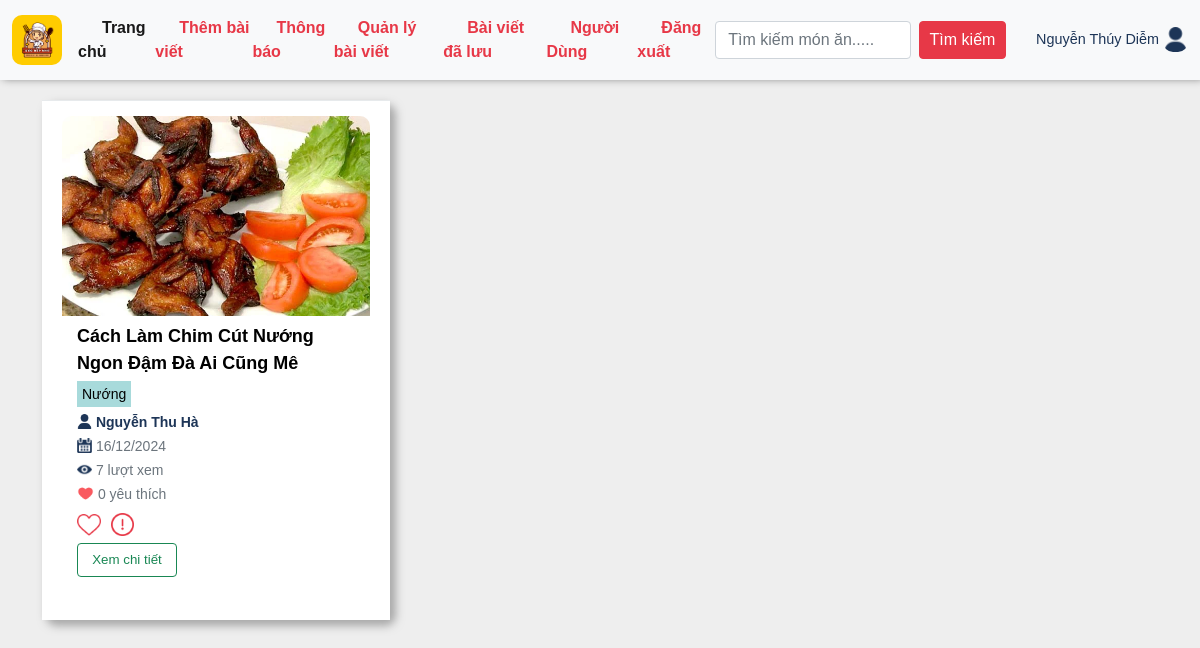
The page /recipes/grill/ (signed in) on the database its author committed.
### appfood/models.py (models this page shows, shortened)
class Recipe(models.Model):
    title = models.CharField(max_length=100,null=True)
    author = models.ForeignKey('auth.User', on_delete=models.CASCADE)
    introduce = models.CharField(max_length=100,null=True)
    description = models.CharField(max_length=200,null=True)
    created_at = models.DateTimeField(auto_now_add=True)
    views = models.IntegerField(default=0)
    liked_tym = models.ManyToManyField(User, related_name='liked_recipes', blank=True)
    classify = models.ManyToManyField(Classify, related_name='recipes', blank=True)
    reported = models.BooleanField(default=False)
    def total_likes(self):
        return self.liked_tym.count()

class RecipeImage(models.Model):
    recipe = models.ForeignKey(Recipe, related_name='images', on_delete=models.CASCADE)
    image = models.ImageField(upload_to='images/')
    uploaded_at = models.DateTimeField(auto_now_add=True)

class Classify(models.Model):
    name = models.CharField(max_length=100)

class UserProfile(models.Model):
    GENDER_CHOICES = [
        ('T', 'Trai'),
        ('G', 'Gái'),
        ('B', 'Chưa Xác Định'),
    ]
    user = models.OneToOneField(User, on_delete=models.CASCADE)
    birth_date = models.DateField(null=True, blank=True)
    gender = models.CharField(max_length=1, choices=GENDER_CHOICES, null=True, blank=True)
    profile_image = models.ImageField(upload_to='images/', null=True, blank=True)

### appfood/views.py (the view)
# urls.py: path('recipes/grill/', views.grill, name='grill'),  # Nướng
@login_required
def grill(request):
    grill_class = Classify.objects.get(name='Nướng')
    grill_recipes = Recipe.objects.filter(classify=grill_class).select_related('author', 'author__userprofile')
    user_profile, created = UserProfile.objects.get_or_create(user=request.user)
    return render(request, 'food/grill.html', {'recipes': grill_recipes})

### appfood/templates/food/grill.html (shortened to what this page needs)
{% extends "appfood/base.html" %}
{%load static%}
{%block vegetarian%}
<link href="https://maxcdn.bootstrapcdn.com/font-awesome/4.3.0/css/font-awesome.min.css" rel="stylesheet">
<main>
    <div class="container">
        <div class="row">
            <div class="row d-flex flex-wrap">
                {% for recipe in recipes %}
            <div class="col-md-4" style="margin-bottom: 25px;">
                            <div class="card">
                                <div class="ibox-content product-box" style="height: 520px;">
                                    {% if recipe.images.first %}
                                    <div class="product" style="height: 170px;">
                                        <img style="height:200px;width: 100%;border-radius: 10px 10px 0px 0px;object-fit:cover;" src="{{ recipe.images.first.image.url }}" alt="">
                                    </div>
                                    {% endif %}
                                    <div class="product-desc" style="padding: 15px;margin-top: 20px;">
                                        <a href="{% url 'detail' recipe.id %}" class="product-name">{{ recipe.title }}</a>
                                            <div style="    margin-bottom: -20px;">
                                                {% for category in recipe.classify.all %}
                                                     <small class="text-muted" style="background: var(--green);color: black !important;padding: 5px;">{{ category.name }}</small>
                                                {% endfor %}
                                            </div>
                                            <br>
                                            <small class="text-muted">
                                                <img style="width:15px;height:15px; margin-bottom:4px; " src="{% static 'img/user.png' %}" alt="">
                                                <b style="color:var(--blue);">
                                                    {% if recipe.author.userprofile %}
                                                     {{ recipe.author.userprofile.user.last_name }} {{ recipe.author.userprofile.user.first_name }}
                                                {% else %}
                                                    {{ recipe.author.username }}
                                                {% endif %}
                                                </b>
                                            </small>
                                            <br>
                                            <small class="text-muted"><img style="width:15px;height:15px; margin-bottom:4px;" src="{% static 'img/calendar.png' %}" alt=""> {{recipe.images.first.uploaded_at|date:"d/m/Y"}}</small>
                                            <br>
                                            <small class="text-muted"><img style="width:15px;height:15px; margin-bottom:4px;" src="{% static 'img/eye.png' %}" alt=""> {{ recipe.views }} lượt xem</small>
                                            <br>
                                            <small class="text-muted"><img style="width:17px;height:17px; margin-bottom:4px;" src="{% static 'img/heart.png' %}" alt=""> {{ recipe.total_likes }} yêu thích</small>
                                            <div class="m-t text-right block-button" style="padding-top: 30px;padding-left: 1%;">
                                                <form method="post" action="{% url 'like_recipe' recipe.id %}">
                                                    <button type="submit" class="btn {% if user in recipe.liked_tym.all %}btn-danger{% else %}btn-primary{% endif %}" style="padding-top: 7px;border: none;background:none;">
                                                        {% if user in recipe.liked_tym.all %}<img style="width:24px;" src="{% static 'img/heartttt.png' %}" alt="">{% else %}<img style="width:24px;" src="{% static 'img/like.png' %}" alt="">{% endif %}
                                                    </button>
                                                </form>
                                                <form method="post" action="{% url 'report_food' recipe.id %}">
                                                    <button type="submit" class="btn btn-outline-danger" style="padding-top: 7px;border: none">
                                                        <img style="width:23px; margin-bottom: 2px;" src="{% static 'img/report.png' %}" alt="">
                                                    </button>
                                                </form>
                                            </div>
                                            <div class="d-flex flex-column"><a href="{% url 'detail' recipe.id %}" class="btn btn-outline-success" style="font-size: 10pt;width:100px;margin-top:5px;">Xem chi tiết</a></div>
                                    </div>
                                </div>
                            </div>
                        </div>
        {% endfor %}
    </div>
            </div>
        </div>
</main>
{% endblock vegetarian%}

### appfood/templates/appfood/base.html (shortened to what this page needs)
{% load static %}
<!DOCTYPE html>
<html lang="en">
<head>
    <link href="https://cdn.jsdelivr.net/npm/bootstrap@5.0.2/dist/css/bootstrap.min.css" rel="stylesheet">
    <link rel="stylesheet" href="{%static 'css/main.css' %}">
    <link rel="stylesheet" href="{%static 'css/fixhome.css' %}">
</head>
<body>
    <header class="header">
        <nav class="navbar navbar-expand-lg navbar-light bg-light">
            <div class="container-fluid">
                <a class="navbar-brand" href="{% url 'home' %}"><img src="{% static 'img/logo.png' %}" alt=""></a>
                <div class="collapse navbar-collapse" id="navbarTogglerDemo02">
                    <ul class="navbar-nav me-auto mb-2 mb-lg-0">
                        <li class="nav-item">
                            <a href="{% url 'home' %}" class="nav-link active" aria-current="page">
                                <svg class="bi me-2" width="16" height="16"><use xlink:href="#speedometer2"></use></svg>Trang chủ
                            </a>
                        </li>
                        <li class="nav-item">
                            <a href="{% url 'postfood' %}" class="nav-link">
                                <svg class="bi me-2" width="16" height="16"><use xlink:href="#speedometer2"></use></svg>Thêm bài viết
                            </a>
                        </li>
                        <li class="nav-item">
                            <a href="{% url 'notifications' %}" class="nav-link">
                                <svg class="bi me-2" width="16" height="16"><use xlink:href="#speedometer2"></use></svg>Thông báo
                            </a>
                        </li>
                        <li class="nav-item">
                            <a href="{% url 'myfood' %}" class="nav-link">
                                <svg class="bi me-2" width="16" height="16"><use xlink:href="#speedometer2"></use></svg>Quản lý bài viết
                            </a>
                        </li>
                        <li class="nav-item">
                            <a href="{% url 'savefood' %}" class="nav-link">
                                <svg class="bi me-2" width="16" height="16"><use xlink:href="#speedometer2"></use></svg>Bài viết đã lưu
                            </a>
                        </li>
                        <li class="nav-item">
                            <a href="{% url 'list_user' %}" class="nav-link">
                                <svg class="bi me-2" width="16" height="16"><use xlink:href="#speedometer2"></use></svg>Người Dùng
                            </a>
                        </li>
                        <li class="nav-item">
                            <a href="{% url 'logout' %}" class="nav-link">
                                <svg class="bi me-2" width="16" height="16"><use xlink:href="#speedometer2"></use></svg>Đăng xuất
                            </a>
                        </li>
                    </ul>
                </div>
                <form class="d-flex"  method=POST action="{% url 'search_title' %}">
                    <input class="form-control me-2" type="search" placeholder="Tìm kiếm món ăn....." name='searched' aria-label="Search">
                    <button class="btn btn-outline-success" type="submit">Tìm kiếm</button>
                </form>
                <a style="margin-left:20px" class="navbar-brand user_name" href="{%url 'page_user'%}"> {{user.last_name}} {{user.first_name}}
                {% if user_profile.profile_image %}
                    <img src="{{ user_profile.profile_image.url }}" alt="Profile Image">
                {% else %}
                    <img src="{% static 'img/user.png' %}" alt="Default Profile Image">
                {% endif %}</a>
            </div>
        </nav>
    </header>
    {% block vegetarian %}{% endblock vegetarian %}
</body>
</html>

### appfood/static/css/main.css (style rules this page uses)
:root { --red: #e73847; --yellow:#ffcc00; --blue:#1d3557; --green:#a8dadb; }
* { margin: 0; padding: 0; box-sizing: border-box; font-family: Arial; font-weight: 400; color: var(--body); }
header { margin-bottom: 10px; position: fixed; top:0; width: 100%; z-index: 100; box-shadow: 3px -1px 8px 0px grey; }
header .navbar-light .navbar-nav .nav-link { color: var(--red); font-weight: 700; font-size: 1em; }
header .navbar .navbar-brand img { width: 50px; height: 50px; border-radius: 10px; }
header .navbar .user_name { color: var(--blue); font-size: 0.9em; margin-right:0px; font-weight: 500; }
header .navbar .user_name img { width: 25px; height: 25px; margin-left: 0px; margin-bottom: 2px; }
header .btn { border-color: var(--red); color: white; width: 140px; background: var(--red); }
main { margin-top: 100px; }
main .card { padding-left: 0; padding-right: 0; border: none; border-radius: 10px; box-shadow: 5px 5px 8px 1px rgba(128, 128, 128, 0.627); }
.navbar-expand-lg .navbar-nav .nav-link { padding-right: 0; padding-left: 0; }

### appfood/static/css/fixhome.css (style rules this page uses)
body { margin-top:20px; background:#eee; }
.product-box { padding: 0; border: 1px solid #e7eaec; }
.product-desc { padding: 20px; position: relative; }
.product-name { font-size: 16px; font-weight: 600; color: #676a6c; display: block; margin: 2px 0 5px 0; }
.ibox-content { background-color: #ffffff; color: inherit; padding: 15px 20px 20px 20px; border-color: #e7eaec; border-image: none; border-style: solid solid none; border-width: 1px 0; }

### appfood/templates/food/grill.html (style rules this page uses)
.product-name { font-size: 18px; font-weight: 600; color: #000000; display: block; margin: 2px 0 5px 0; text-decoration: none; overflow: hidden; text-overflow: ellipsis; display: -webkit-box; -webkit-line-clamp:2; -webkit-box-orient: vertical; }
.block-button { display:flex; padding:0px !important; }
.block-button button { margin-right:-10px; }
button.btn { padding:0; margin-right: 10px; }
body { background:#eee; }

### rows shown on the page
Recipe: images.first.image (picture), title "Cách Làm Chim Cút Nướng Ngon Đậm Đà Ai Cũng Mê", author.userprofile.user.last_name "Nguyễn", author.userprofile.user.first_name "Thu Hà", images.first.uploaded_at "16/12/2024", views "7", total_likes "0"
Classify: name "Nướng"

### other values the page prints
{{ user.last_name }} "Nguyễn Thúy"
{{ user.first_name }} "Diễm"
